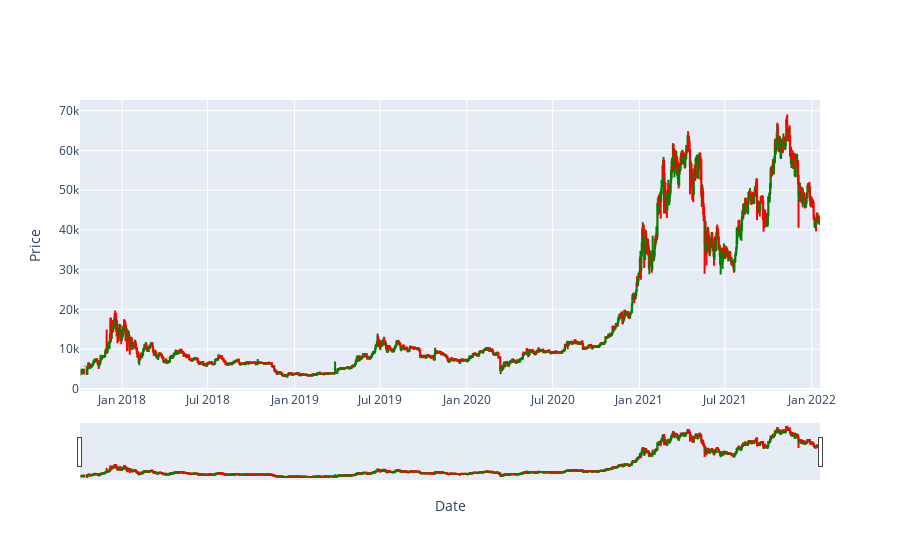

Notebook source saved alongside this figure:
### Code cell
fig = go.Figure(
data = [
    go.Candlestick(
    x = df.index,
        low = df['low'],
        high = df['high'],
        close = df['close'],
        open = df['open'],
        increasing_line_color = "green",
        decreasing_line_color = "red")])

fig.update_layout(
    yaxis_title = "Price",
    xaxis_title = "Date"
)

fig.show()

### Figure 1 — Plotly figure (JSON) as saved in the notebook; plotly's stock layout.template omitted (floating-point values rounded to 4 significant figures; data arrays with more than 128 entries replaced by an {"elided": "..."} marker saying what was removed)
{"data": [{"close": {"elided": "1564 float values"}, "decreasing": {"line": {"color": "red"}}, "high": {"elided": "1564 float values"}, "increasing": {"line": {"color": "green"}}, "low": {"elided": "1564 float values"}, "open": {"elided": "1564 float values"}, "type": "candlestick", "x": {"elided": "1564 str values"}}], "layout": {"xaxis": {"title": {"text": "Date"}}, "yaxis": {"title": {"text": "Price"}}}}
